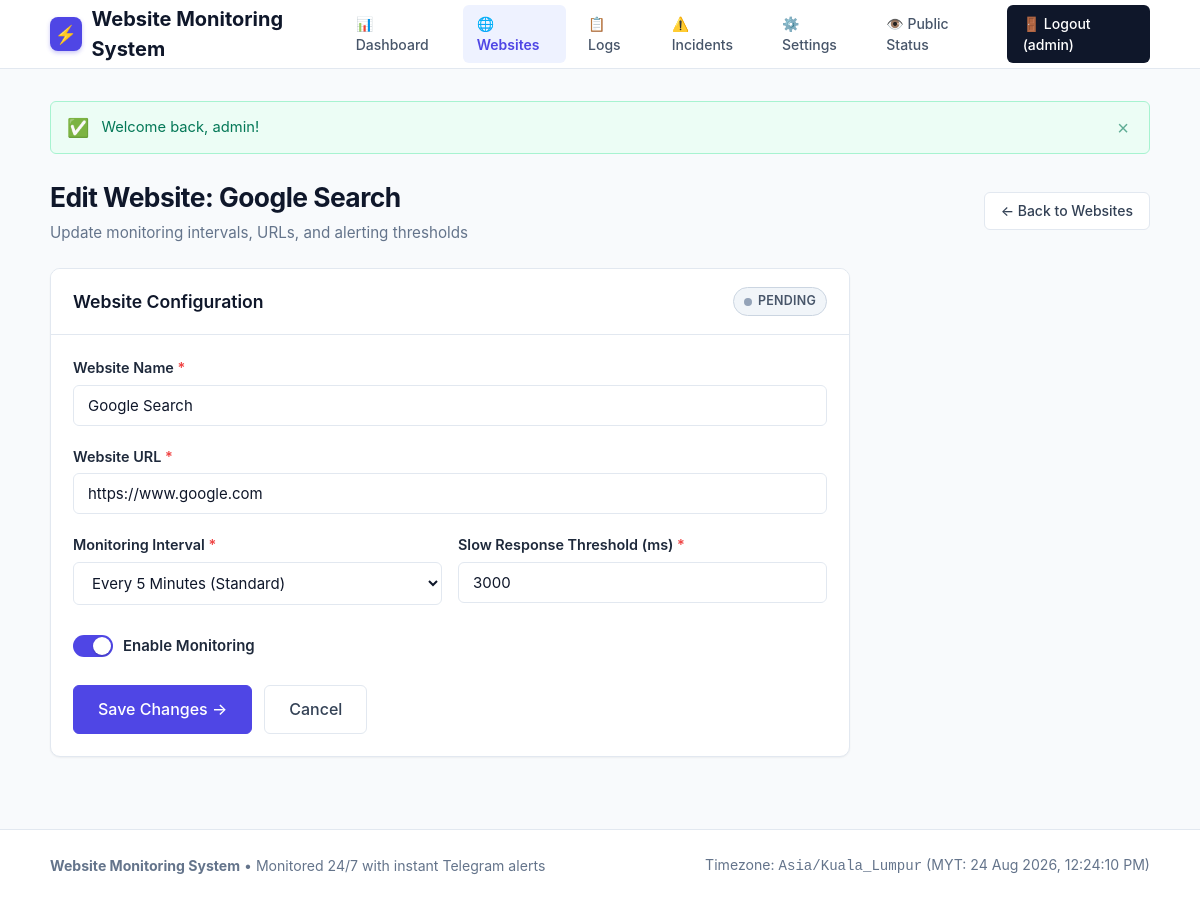
Page /admin/website-edit.php?id=1 (signed in) on the committed database.
### tables this page shows
CREATE TABLE IF NOT EXISTS `websites` (
    `id` INT AUTO_INCREMENT PRIMARY KEY,
    `name` VARCHAR(100) NOT NULL,
    `url` VARCHAR(255) NOT NULL,
    `monitoring_interval` INT NOT NULL DEFAULT 5 COMMENT 'Interval in minutes',
    `slow_threshold` INT NOT NULL DEFAULT 3000 COMMENT 'Slow response threshold in milliseconds',
    `enabled` TINYINT(1) NOT NULL DEFAULT 1 COMMENT '1 = Enabled, 0 = Disabled',
    `current_status` ENUM('UP', 'DOWN', 'SLOW', 'PENDING') NOT NULL DEFAULT 'PENDING',
    `last_checked` DATETIME DEFAULT NULL,
    `response_time` INT DEFAULT NULL COMMENT 'Response time in milliseconds',
    `http_status_code` INT DEFAULT NULL,
    `created_at` DATETIME NOT NULL DEFAULT CURRENT_TIMESTAMP,
    `updated_at` DATETIME NOT NULL DEFAULT CURRENT_TIMESTAMP ON UPDATE CURRENT_TIMESTAMP,
    INDEX `idx_enabled_status` (`enabled`, `current_status`),
    INDEX `idx_last_checked` (`last_checked`)
);

### admin/website-edit.php (the view, shortened to what this page needs)
<?php
require_once __DIR__ . '/../includes/functions.php';
$pdo = getDB();
$siteId = (int)($_GET['id'] ?? 0);
$stmt = $pdo->prepare("SELECT * FROM websites WHERE id = ?");
$stmt->execute([$siteId]);
$website = $stmt->fetch();
$name = $website['name'];
$url = $website['url'];
$interval = (int)$website['monitoring_interval'];
$slowThreshold = (int)$website['slow_threshold'];
$enabled = (int)$website['enabled'];
require_once __DIR__ . '/../includes/header.php';
?>
<div class="page-header">
    <div>
        <h1 class="page-title">Edit Website: <?= e($website['name']) ?></h1>
        <p class="page-subtitle">Update monitoring intervals, URLs, and alerting thresholds</p>
    </div>
    <div class="page-actions">
        <a href="<?= BASE_URL ?>/admin/websites.php" class="btn btn-secondary">
            &larr; Back to Websites
        </a>
    </div>
</div>
<div class="container-narrow">
    <div class="card">
        <div class="card-header">
            <h2 class="card-title">Website Configuration</h2>
            <div><?= get_status_badge($website['current_status']) ?></div>
        </div>
        <div class="card-body">
            <form action="<?= BASE_URL ?>/admin/website-edit.php?id=<?= $siteId ?>" method="POST">
                <div class="form-group">
                    <label for="name" class="form-label">Website Name <span class="required">*</span></label>
                    <input type="text"
                           id="name"
                           name="name"
                           class="form-control"
                           value="<?= e($name) ?>"
                           required
                           placeholder="e.g. My Online Store">
                </div>
                <div class="form-group">
                    <label for="url" class="form-label">Website URL <span class="required">*</span></label>
                    <input type="url"
                           id="url"
                           name="url"
                           class="form-control"
                           value="<?= e($url) ?>"
                           required
                           placeholder="https://example.com">
                </div>
                <div style="display: grid; grid-template-columns: 1fr 1fr; gap: 16px;">
                    <div class="form-group">
                        <label for="monitoring_interval" class="form-label">Monitoring Interval <span class="required">*</span></label>
                        <select id="monitoring_interval" name="monitoring_interval" class="form-control">
                            <option value="5" <?= $interval == 5 ? 'selected' : '' ?>>Every 5 Minutes (Standard)</option>
                        </select>
                    </div>
                    <div class="form-group">
                        <label for="slow_threshold" class="form-label">Slow Response Threshold (ms) <span class="required">*</span></label>
                        <input type="number"
                               id="slow_threshold"
                               name="slow_threshold"
                               class="form-control"
                               value="<?= $slowThreshold ?>"
                               min="100"
                               step="100"
                               required>
                    </div>
                </div>
                <div class="form-group" style="margin-top: 10px;">
                    <label class="form-switch">
                        <input type="checkbox" name="enabled" value="1" <?= $enabled ? 'checked' : '' ?>>
                        <span style="font-weight: 600;">Enable Monitoring</span>
                    </label>
                </div>
                <div style="margin-top: 28px; display: flex; gap: 12px;">
                    <button type="submit" class="btn btn-primary btn-lg">
                        <span>Save Changes &rarr;</span>
                    </button>
                    <a href="<?= BASE_URL ?>/admin/websites.php" class="btn btn-secondary btn-lg">Cancel</a>
                </div>
            </form>
        </div>
    </div>
</div>
<?php require_once __DIR__ . '/../includes/footer.php'; ?>

### includes/functions.php (shortened to what this page needs)
<?php
function e(?string $value): string {
    return htmlspecialchars($value ?? '', ENT_QUOTES, 'UTF-8');
}
function get_flash_messages(): array {
    $messages = $_SESSION['flash_messages'] ?? [];
    return $messages;
}
function render_flash_messages(): string {
    $messages = get_flash_messages();
    $html = '<div class="flash-messages-container">';
    foreach ($messages as $msg) {
        $type = e($msg['type']);
        $text = e($msg['message']);
        $icon = match($type) {
            'success' => '✅',
            'danger'  => '🚨',
            'warning' => '⚠️',
            default   => 'ℹ️'
        };
        $html .= "<div class=\"alert alert-{$type}\"><span class=\"alert-icon\">{$icon}</span> <div class=\"alert-text\">{$text}</div><button type=\"button\" class=\"alert-close\" onclick=\"this.parentElement.remove();\">&times;</button></div>";
    }
    $html .= '</div>';
    return $html;
}
function get_status_badge(string $status, bool $withIcon = true): string {
    $status = strtoupper($status);
    return match($status) {
        'UP' => '<span class="badge badge-up">' . ($withIcon ? '<span class="status-dot dot-up"></span> ' : '') . 'UP</span>',
        'DOWN' => '<span class="badge badge-down">' . ($withIcon ? '<span class="status-dot dot-down"></span> ' : '') . 'DOWN</span>',
        'SLOW' => '<span class="badge badge-slow">' . ($withIcon ? '<span class="status-dot dot-slow"></span> ' : '') . 'SLOW</span>',
        default => '<span class="badge badge-pending">' . ($withIcon ? '<span class="status-dot dot-pending"></span> ' : '') . 'PENDING</span>',
    };
}

### rows in the picture
websites: name "Google Search", current_status "PENDING", url "https://www.google.com", monitoring_interval "Every 5 Minutes (Standard)", slow_threshold "3000", enabled "☑"

### other values in the picture
APP_NAME "Website Monitoring System"
$adminUser['username'] "admin"
$icon "✅"
$text "Welcome back, admin!"
APP_TIMEZONE "Asia/Kuala_Lumpur"
$currentTimeStr "24 Aug 2026, 12:24:10 PM"
